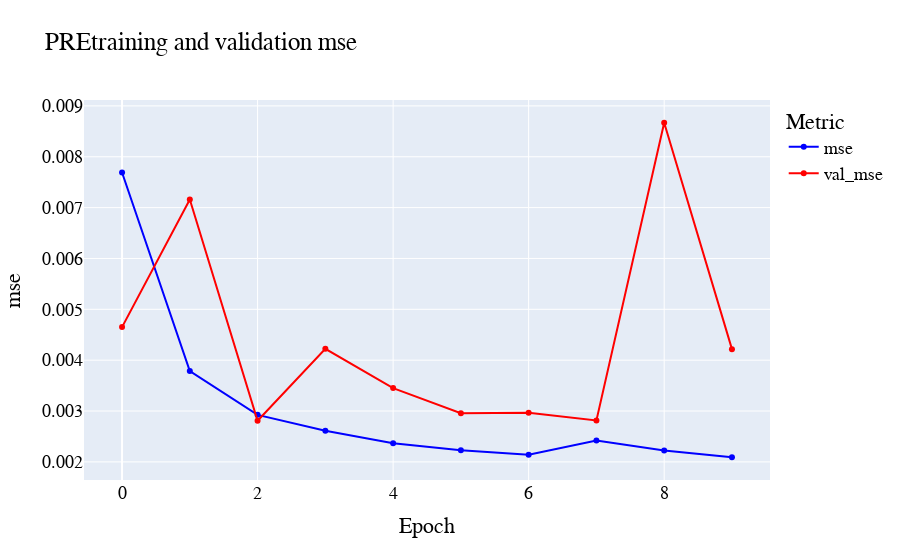

The cell this chart's notebook holds for it:
### Code cell
pretraining_figs_dict['mse'].show()

### Figure 1 — Plotly figure (JSON) as saved in the notebook; plotly's stock layout.template omitted (floating-point values rounded to 4 significant figures)
{"data": [{"hoverinfo": "text", "hovertext": [0.007691, 0.003787, 0.002925, 0.002614, 0.002367, 0.002227, 0.002143, 0.002419, 0.002223, 0.002091], "line": {"color": "blue", "width": 2}, "mode": "lines+markers", "name": "mse", "type": "scatter", "x": [0, 1, 2, 3, 4, 5, 6, 7, 8, 9], "y": [0.007691, 0.003787, 0.002925, 0.002614, 0.002367, 0.002227, 0.002143, 0.002419, 0.002223, 0.002091]}, {"hoverinfo": "text", "hovertext": [0.006152, 0.008095, 0.003514, 0.004879, 0.004066, 0.003536, 0.003536, 0.003408, 0.009236, 0.004742], "line": {"color": "red", "width": 2}, "mode": "lines+markers", "name": "val_mse", "type": "scatter", "x": [0, 1, 2, 3, 4, 5, 6, 7, 8, 9], "y": [0.00465, 0.007159, 0.002808, 0.004224, 0.003451, 0.002957, 0.002967, 0.002814, 0.008669, 0.004217]}], "layout": {"font": {"color": "black", "family": "Courier New, monospace", "size": 18}, "legend": {"title": {"text": "Metric"}}, "title": {"text": "PREtraining and validation mse"}, "xaxis": {"title": {"text": "Epoch"}}, "yaxis": {"title": {"text": "mse"}}}}
